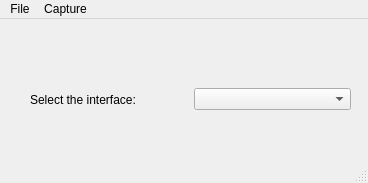
<?xml version="1.0" encoding="UTF-8"?>
<ui version="4.0">
 <class>MainWindow</class>
 <widget class="QMainWindow" name="MainWindow">
  <property name="geometry">
   <rect>
    <x>0</x>
    <y>0</y>
    <width>368</width>
    <height>183</height>
   </rect>
  </property>
  <property name="windowTitle">
   <string>MainWindow</string>
  </property>
  <widget class="QWidget" name="centralwidget">
   <widget class="QWidget" name="">
    <property name="geometry">
     <rect>
      <x>30</x>
      <y>20</y>
      <width>321</width>
      <height>121</height>
     </rect>
    </property>
    <layout class="QHBoxLayout" name="horizontalLayout">
     <item>
      <widget class="QLabel" name="label">
       <property name="text">
        <string>Select the interface:</string>
       </property>
      </widget>
     </item>
     <item>
      <widget class="QComboBox" name="interfacesList"/>
     </item>
    </layout>
   </widget>
  </widget>
  <widget class="QMenuBar" name="menubar">
   <property name="geometry">
    <rect>
     <x>0</x>
     <y>0</y>
     <width>368</width>
     <height>21</height>
    </rect>
   </property>
   <widget class="QMenu" name="menufile">
    <property name="title">
     <string>File</string>
    </property>
    <addaction name="actionOpen_Packet"/>
    <addaction name="actionSave_Packet"/>
    <addaction name="separator"/>
    <addaction name="actionQuit"/>
   </widget>
   <widget class="QMenu" name="menuCapture">
    <property name="title">
     <string>Capture</string>
    </property>
    <addaction name="actionStart"/>
    <addaction name="actionStop"/>
    <addaction name="actionRestart"/>
   </widget>
   <addaction name="menufile"/>
   <addaction name="menuCapture"/>
  </widget>
  <widget class="QStatusBar" name="statusbar"/>
  <action name="actionOpen_Packet">
   <property name="text">
    <string>Open Packet</string>
   </property>
  </action>
  <action name="actionSave_Packet">
   <property name="text">
    <string>Save Packet</string>
   </property>
  </action>
  <action name="actionStart">
   <property name="text">
    <string>Start</string>
   </property>
  </action>
  <action name="actionStop">
   <property name="text">
    <string>Stop</string>
   </property>
  </action>
  <action name="actionRestart">
   <property name="text">
    <string>Restart</string>
   </property>
  </action>
  <action name="actionQuit">
   <property name="text">
    <string>Quit</string>
   </property>
  </action>
 </widget>
 <resources/>
 <connections/>
</ui>
